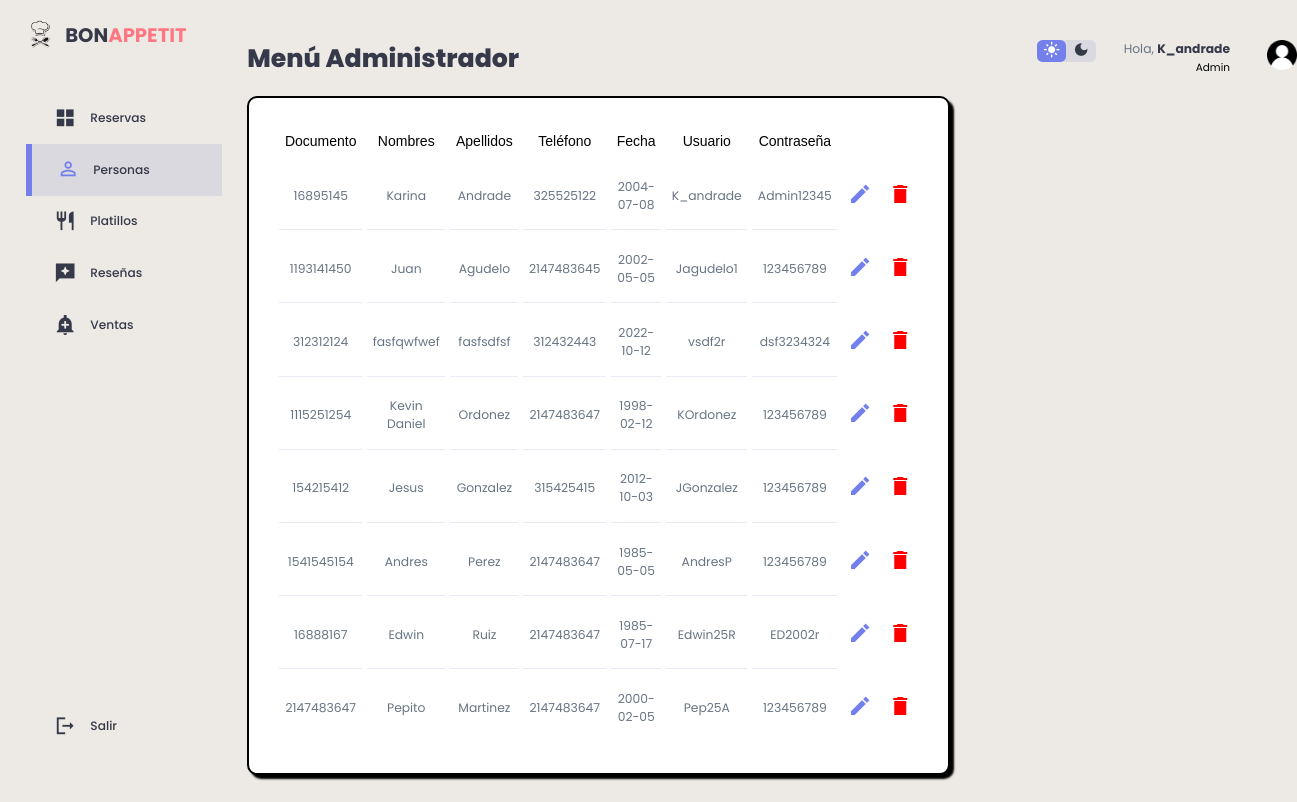
Page /clientes/actualizardos.php (signed in) on the earlier database version.
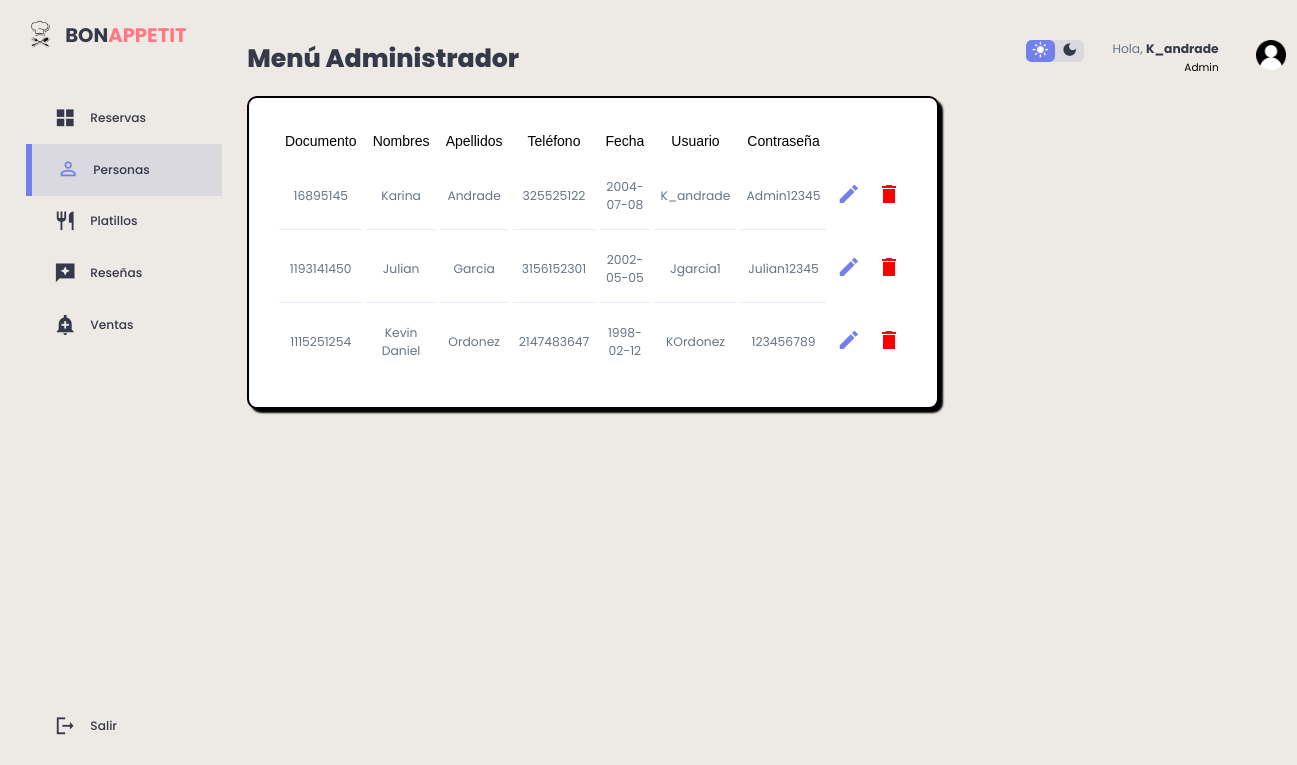
Same page on the later database version.
### tables this page shows
CREATE TABLE `clientes` (
  `id_cliente` int(11) NOT NULL,
  `Documento` int(11) NOT NULL,
  `Nombres` varchar(150) DEFAULT NULL,
  `Apellidos` varchar(150) DEFAULT NULL,
  `Correo_Electronico` varchar(200) NOT NULL,
  `Celular` varchar(12) NOT NULL,
  `Fecha` date DEFAULT NULL,
  `Usuario` varchar(50) DEFAULT NULL,
  `Contrasena` varchar(150) DEFAULT NULL,
  `Foto` longblob DEFAULT NULL,
  `id_rol` int(11) NOT NULL DEFAULT 2
);

### clientes/actualizardos.php (the view, shortened to what this page needs)
<?php
    include("../db/conexion.php");
    $datos= "SELECT * FROM clientes";
?>
<!DOCTYPE html>
<html lang="en">
<head>
    <link href="https://cdnjs.cloudflare.com/ajax/libs/font-awesome/5.13.0/css/all.min.css" rel="stylesheet">
    <link rel="stylesheet"a href="../clientes/stylec.css">
</head>
<body>
<div class="container1">
    <aside>
        <div class="top1">
            <div class="logo">
                <img src="./imag/icon.png">
                <h2>BON<span class="danger">APPETIT</span></h2>
            </div>
        </div>
        <div class="sidebar">
            <a href="../admin/admin.php">
                    <span class="material-icons-sharp">grid_view</span>
                    <h3>Reservas</h3>
            </a>
            <a href="../clientes/clientes.php"  class="active">
                <span class="material-icons-sharp">person_outline</span>
                <h3>Personas</h3>
            </a>
            <a href="../platillos/platillos.php">
                    <span class="material-icons-sharp">restaurant</span>
                    <h3>Platillos</h3>
               </a>
            <a href="../resenas/resenas.php">
                <span class="material-icons-sharp">reviews</span>
                <h3>Reseñas</h3>
            </a>
            <a href="../ventas/ventas.php">
                    <span class="material-icons-sharp">add_alert</span>
                    <h3>Ventas</h3>
                </a>
            <a href="../view/cerrar_sesion.php">
                <span class="material-icons-sharp">logout</span>
                <h3>Salir</h3>
            </a>
        </div>
    </aside>
    <main>
    <h1>Menú Administrador</h1>
        <br>
        <div class="recent-orders">
            <table border="0" cellspacing="5" cellpadding="5">
                <div class="container2">
                <thead>
                            <tr>
                                <td> <font face="Arial">Documento</font> </td>
                                <td> <font face="Arial">Nombres</font> </td>
                                <td> <font face="Arial">Apellidos</font> </td>
                                <td> <font face="Arial">Teléfono</font> </td>
                                <td> <font face="Arial">Fecha</font> </td>
                                <td> <font face="Arial">Usuario</font> </td>
                                <td> <font face="Arial">Contraseña</font> </td>
                            </tr>
                </thead>
                </div>
                    <tbody id="content">
                    <?php foreach ($conexion -> query($datos) as $row) {
 ?>
         <tr>
             <td><p><?php echo $row['Documento'] ?></p></td>
             <td><p><?php echo $row['Nombres'] ?></p></td>
             <td><p><?php echo $row['Apellidos'] ?></p></td>
             <td><p><?php echo $row['Celular'] ?></p></td>
             <td><p><?php echo $row['Fecha'] ?></p></td>
             <td><p><?php echo $row['Usuario'] ?></p></td>
             <td><p><?php echo $row['Contrasena'] ?></p></td>
             <th><a href="actualizar.php?Documento=<?php echo $row['Documento']?>"> <span class="material-icons-sharp">edit</span> </a></th>
             <th><a href="delete.php?Documento=<?php echo $row['Documento']?>"> <span class="material-icons-sharp" style="color: red;">delete</span> </a></th>
         </tr>
 <?php
 }
?>
                    </tbody>
        </table>
        </div>
    </main>
    <div class="right">
        <div class="top">
            <div class="theme-toggler">
                <span class="material-icons-sharp active">light_mode</span>
                <span class="material-icons-sharp">dark_mode</span>
            </div>
            <div class="profile">
                <div class="info">
                <p>Hola, <b><?php echo $_SESSION['usuario']; ?></b></p>
                    <small class="text-muted">Admin</small>
                </div>
                <div class="profile-photo">
                    <img src="./imag/user.png">
                </div>
            </div>
        </div>
    </div>
</div>
</body>
</html>

### clientes/stylec.css (style rules this page uses)
:root { --color-primary:#7380ec; --color-danger:#ff7782; --color-success:#41f1b6; --color-warning:#ffbb55; --color-white:#fff; --color-info-dark:#000000; --color-info-light: #dce1eb; --color-dark:#363949; --color-light:rgba(132,139,200,0.18); --color-primary-variant:#111e88; --color-dark-variant:#677483; --color-background:linear-gradient(to bottom, #EDEAE5, #EDEAE5); --color-tablas:#fff; --card-border-radius:2rem; --border-radius-1:0.4rem; --border-radius-2:0.8rem; --border-radius-3:1.2rem; --card-padding:1.8rem; --padding-1:1.2rem; --box-shadow: 0 2rem 3rem var(--color-light); }
* { margin:0; padding:0; outline:0; appearance:none; border:0; text-decoration:none; list-style:none; box-sizing:border-box; }
html { font-size:14px; }
body { width: 100vw; height: 107vh; font-family: poppins, sans-serif; font-size:0.88rem; background: var(--color-background); user-select: none; overflow-x: hidden; color: var(--color-dark); margin-top: 20px; }
.container1 { display: grid; width: 96%; margin: 0 auto; gap: 1.8rem; grid-template-columns: 14rem auto 23rem; }
a { color: var(--color-dark); }
th,td { padding: 0.4rem !important; }
img { width: 30px; height: 30px; }
h1 { font-weight:800; font-size:1.8rem; }
h2 { font-size:1.4rem; }
h3 { font-size:0.87rem; color: var(--color-dark); }
small { font-size: 0.75rem; }
.profile-photo { width: 2.8rem; height: 2.8rem; overflow: hidden; }
.text-muted { color: var(--color-info-dark); }
p { color: var(--color-dark-variant); }
b { color: var(--color-dark); }
.danger { color: var(--color-danger); }
aside { height: 100vh; }
aside .logo { display: flex; gap: 0.8rem; }
aside .logo img { width: 2rem; height: 2rem; }
font { color: var(--color-info-dark); font-size: 1rem; margin-top: 10px; }
aside .sidebar { display: flex; flex-direction: column; height: 86vh; position: relative; top: 3rem; }
aside h3 { font-weight: 500; }
aside .sidebar a { display: flex; color: var(--color-info-dark); margin-left: 2rem; gap: 1rem; align-items: center; position: relative; height: 3.7rem; transition: all 300ms ease; }
aside .sidebar a span { font-size: 1.6rem; transition: all 300ms ease; color: var(--color-dark); }
aside .sidebar a:last-child { position: absolute; bottom: 2rem; width: 100%; }
aside .sidebar a.active { background: var(--color-light); color: var(--color-primary); margin-left: 0; }
aside .sidebar a.active::before { content: ""; width: 6px; height: 100%; background: var(--color-primary); }
aside .sidebar a.active span { color: var(--color-primary); margin-left: calc(1rem - 3px); }
main { margin-top: 1.4rem; }
main .recent-orders table { background: var(--color-tablas); width: 100%; border-radius: var(--card-border-radius); padding: var(--card-padding); text-align: center; box-shadow: var(--box-shadow); transition: all 300ms ease; box-shadow: 4px 4px 2px black; border: 2px solid black; border-radius: 10px; }
main table tbody td { height: 2.8rem; border-bottom: 1px solid var(--color-light); color: var(--color-dark-variant); }
main table tbody tr:last-child td { border: none; }
main .recent-orders a { text-align: center; display: block; margin: 1rem auto; color: var(--color-primary); }
.right { margin-top: 1.4rem; height: 50px; }
.right .top { display: flex; justify-content: end; gap: 2rem; }
.right .theme-toggler { background: var(--color-light); display: flex; justify-content: space-between; align-items: center; height: 1.6rem; width: 4.2rem; cursor: pointer; border-radius: var(--border-radius-1); }
.right .theme-toggler span { font-size: 1.2rem; width: 50%; height: 100%; display: flex; align-items: center; justify-content: center; }
.right .theme-toggler span.active { background: var(--color-primary); color: white; border-radius: var(--border-radius-1); }
.right .top .profile { display: flex; gap: 2rem; text-align: right; }

Differences in the rows shown:
removed clientes: Documento "312312124", Nombres "fasfqwfwef", Apellidos "fasfsdfsf", Celular "312432443", Fecha "2022-10-12", Usuario "vsdf2r", Contrasena "dsf3234324"
removed clientes: Documento "154215412", Nombres "Jesus", Apellidos "Gonzalez", Celular "315425415", Fecha "2012-10-03", Usuario "JGonzalez", Contrasena "123456789"
removed clientes: Documento "1541545154", Nombres "Andres", Apellidos "Perez", Celular "2147483647", Fecha "1985-05-05", Usuario "AndresP", Contrasena "123456789"
removed clientes: Documento "16888167", Nombres "Edwin", Apellidos "Ruiz", Celular "2147483647", Fecha "1985-07-17", Usuario "Edwin25R", Contrasena "ED2002r"
removed clientes: Documento "2147483647", Nombres "Pepito", Apellidos "Martinez", Celular "2147483647", Fecha "2000-02-05", Usuario "Pep25A", Contrasena "123456789"
changed clientes: Nombres "Juan" → "Julian"; Apellidos "Agudelo" → "Garcia"; Celular "2147483645" → "3156152301"; Usuario "Jagudelo1" → "Jgarcia1"; Contrasena "123456789" → "Julian12345"
